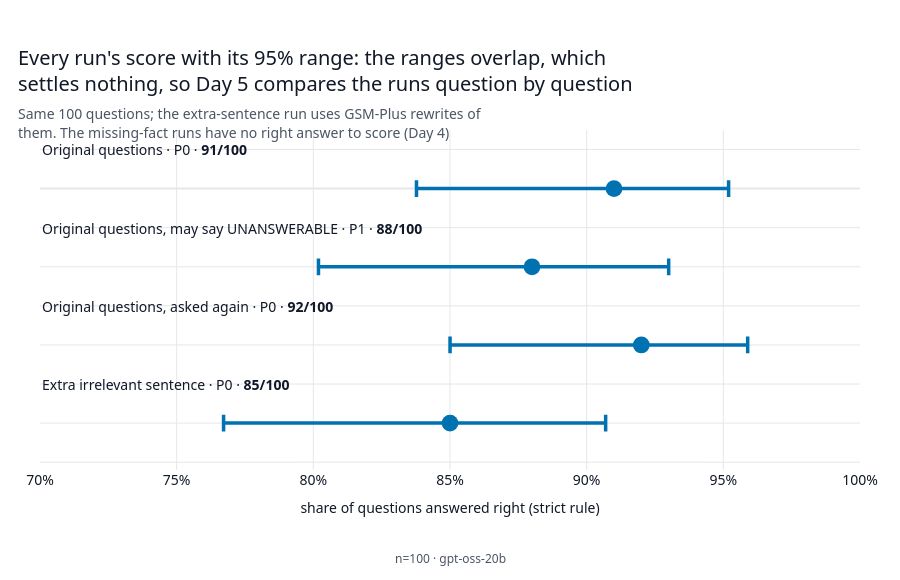

Notebook cell for this chart:
### Markdown cell above
Every run that has a right answer to score, side by side. Look at how much the ranges overlap: that is why Day 5
compares runs question by question instead of by their scores alone.

### Code cell
figures.fig_all_runs(summary).show()

### Figure 1 — Plotly figure (JSON) as saved in the notebook; plotly's stock layout.template omitted (floating-point values rounded to 4 significant figures)
{"data": [{"customdata": [["Original questions · P0 · <b>91/100</b>", 0.8377, 0.9519], ["Original questions, may say UNANSWERABLE · P1 · <b>88/100</b>", 0.8019, 0.93], ["Original questions, asked again · P0 · <b>92/100</b>", 0.85, 0.9589], ["Extra irrelevant sentence · P0 · <b>85/100</b>", 0.7672, 0.9069]], "error_x": {"array": [0.04193, 0.05001, 0.03891, 0.05694], "arrayminus": [0.07226, 0.07812, 0.06998, 0.08284], "color": "#0072B2", "symmetric": false, "thickness": 3.5, "type": "data", "width": 8.4}, "hovertemplate": "%{customdata[0]}<br>%{x:.0%} (95% range %{customdata[1]:.1%} to %{customdata[2]:.1%})<extra></extra>", "marker": {"color": "#0072B2", "size": 16.8}, "mode": "markers", "type": "scatter", "x": [0.91, 0.88, 0.92, 0.85], "y": [0, 1, 2, 3]}], "layout": {"annotations": [{"font": {"color": "#111827", "size": 14}, "showarrow": false, "text": "Original questions · P0 · <b>91/100</b>", "x": 0, "xanchor": "left", "xref": "paper", "y": 0, "yanchor": "bottom", "yref": "y", "yshift": 27.2}, {"font": {"color": "#111827", "size": 14}, "showarrow": false, "text": "Original questions, may say UNANSWERABLE · P1 · <b>88/100</b>", "x": 0, "xanchor": "left", "xref": "paper", "y": 1, "yanchor": "bottom", "yref": "y", "yshift": 27.2}, {"font": {"color": "#111827", "size": 14}, "showarrow": false, "text": "Original questions, asked again · P0 · <b>92/100</b>", "x": 0, "xanchor": "left", "xref": "paper", "y": 2, "yanchor": "bottom", "yref": "y", "yshift": 27.2}, {"font": {"color": "#111827", "size": 14}, "showarrow": false, "text": "Extra irrelevant sentence · P0 · <b>85/100</b>", "x": 0, "xanchor": "left", "xref": "paper", "y": 3, "yanchor": "bottom", "yref": "y", "yshift": 27.2}, {"font": {"color": "#4B5563", "size": 12}, "showarrow": false, "text": "n=100 · gpt-oss-20b", "x": 0.5, "xanchor": "center", "xref": "paper", "y": 0, "yanchor": "top", "yref": "paper", "yshift": -78}], "font": {"color": "#111827", "family": "\"Segoe UI\", Arial, sans-serif", "size": 14}, "height": 580, "hoverlabel": {"font": {"family": "\"Segoe UI\", Arial, sans-serif", "size": 14}}, "margin": {"b": 110, "l": 40, "r": 40, "t": 130}, "paper_bgcolor": "#FFFFFF", "plot_bgcolor": "#FFFFFF", "showlegend": false, "title": {"font": {"size": 20}, "subtitle": {"font": {"color": "#4B5563", "size": 14}, "text": "Same 100 questions; the extra-sentence run uses GSM-Plus rewrites of<br>them. The missing-fact runs have no right answer to score (Day 4)"}, "text": "Every run's score with its 95% range: the ranges overlap, which<br>settles nothing, so Day 5 compares the runs question by question", "x": 0.02, "xanchor": "left"}, "xaxis": {"gridcolor": "#E5E7EB", "range": [0.7, 1.0], "tickformat": ".0%", "title": {"font": {"size": 14}, "text": "share of questions answered right (strict rule)"}, "zerolinecolor": "#E5E7EB"}, "yaxis": {"gridcolor": "#E5E7EB", "range": [3.6, -0.75], "showticklabels": false, "title": {"font": {"size": 14}}, "zerolinecolor": "#E5E7EB"}}}
